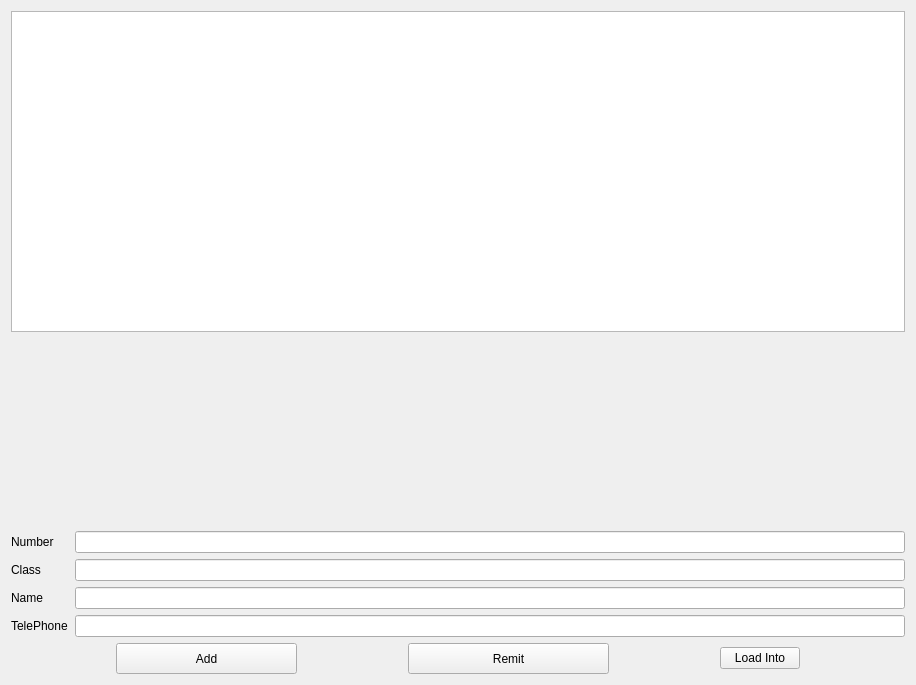
<?xml version="1.0" encoding="UTF-8"?>
<ui version="4.0">
 <class>MyWidget</class>
 <widget class="QWidget" name="MyWidget">
  <property name="geometry">
   <rect>
    <x>0</x>
    <y>0</y>
    <width>916</width>
    <height>685</height>
   </rect>
  </property>
  <property name="windowTitle">
   <string>MyWidget</string>
  </property>
  <layout class="QGridLayout" name="gridLayout_3">
   <item row="0" column="0">
    <widget class="QTableWidget" name="tableWidget">
     <property name="minimumSize">
      <size>
       <width>761</width>
       <height>321</height>
      </size>
     </property>
    </widget>
   </item>
   <item row="1" column="0">
    <spacer name="verticalSpacer">
     <property name="orientation">
      <enum>Qt::Orientation::Vertical</enum>
     </property>
     <property name="sizeHint" stdset="0">
      <size>
       <width>17</width>
       <height>185</height>
      </size>
     </property>
    </spacer>
   </item>
   <item row="2" column="0">
    <layout class="QGridLayout" name="gridLayout">
     <item row="0" column="0">
      <widget class="QLabel" name="label">
       <property name="minimumSize">
        <size>
         <width>47</width>
         <height>16</height>
        </size>
       </property>
       <property name="text">
        <string>Number</string>
       </property>
      </widget>
     </item>
     <item row="0" column="1">
      <widget class="QLineEdit" name="lineEdit_2">
       <property name="minimumSize">
        <size>
         <width>391</width>
         <height>21</height>
        </size>
       </property>
      </widget>
     </item>
     <item row="1" column="0">
      <widget class="QLabel" name="label_2">
       <property name="minimumSize">
        <size>
         <width>28</width>
         <height>16</height>
        </size>
       </property>
       <property name="text">
        <string>Class</string>
       </property>
      </widget>
     </item>
     <item row="1" column="1">
      <widget class="QLineEdit" name="lineEdit_3">
       <property name="minimumSize">
        <size>
         <width>391</width>
         <height>21</height>
        </size>
       </property>
      </widget>
     </item>
     <item row="2" column="0">
      <widget class="QLabel" name="label_3">
       <property name="minimumSize">
        <size>
         <width>35</width>
         <height>16</height>
        </size>
       </property>
       <property name="text">
        <string>Name</string>
       </property>
      </widget>
     </item>
     <item row="2" column="1">
      <widget class="QLineEdit" name="lineEdit_4">
       <property name="minimumSize">
        <size>
         <width>391</width>
         <height>21</height>
        </size>
       </property>
      </widget>
     </item>
     <item row="3" column="0">
      <widget class="QLabel" name="label_4">
       <property name="minimumSize">
        <size>
         <width>58</width>
         <height>16</height>
        </size>
       </property>
       <property name="text">
        <string>TelePhone</string>
       </property>
      </widget>
     </item>
     <item row="3" column="1">
      <widget class="QLineEdit" name="lineEdit_5">
       <property name="minimumSize">
        <size>
         <width>391</width>
         <height>21</height>
        </size>
       </property>
      </widget>
     </item>
    </layout>
   </item>
   <item row="3" column="0">
    <layout class="QGridLayout" name="gridLayout_2">
     <item row="0" column="0">
      <spacer name="horizontalSpacer">
       <property name="orientation">
        <enum>Qt::Orientation::Horizontal</enum>
       </property>
       <property name="sizeHint" stdset="0">
        <size>
         <width>48</width>
         <height>20</height>
        </size>
       </property>
      </spacer>
     </item>
     <item row="0" column="1">
      <widget class="QPushButton" name="pushButton">
       <property name="minimumSize">
        <size>
         <width>181</width>
         <height>31</height>
        </size>
       </property>
       <property name="text">
        <string>Add</string>
       </property>
      </widget>
     </item>
     <item row="0" column="2">
      <spacer name="horizontalSpacer_2">
       <property name="orientation">
        <enum>Qt::Orientation::Horizontal</enum>
       </property>
       <property name="sizeHint" stdset="0">
        <size>
         <width>88</width>
         <height>20</height>
        </size>
       </property>
      </spacer>
     </item>
     <item row="0" column="3">
      <widget class="QPushButton" name="pushButton_2">
       <property name="minimumSize">
        <size>
         <width>201</width>
         <height>31</height>
        </size>
       </property>
       <property name="text">
        <string>Remit</string>
       </property>
      </widget>
     </item>
     <item row="0" column="4">
      <spacer name="horizontalSpacer_3">
       <property name="orientation">
        <enum>Qt::Orientation::Horizontal</enum>
       </property>
       <property name="sizeHint" stdset="0">
        <size>
         <width>88</width>
         <height>20</height>
        </size>
       </property>
      </spacer>
     </item>
     <item row="0" column="5">
      <widget class="QPushButton" name="pushButton_3">
       <property name="text">
        <string>Load Into</string>
       </property>
      </widget>
     </item>
     <item row="0" column="6">
      <spacer name="horizontalSpacer_4">
       <property name="orientation">
        <enum>Qt::Orientation::Horizontal</enum>
       </property>
       <property name="sizeHint" stdset="0">
        <size>
         <width>68</width>
         <height>20</height>
        </size>
       </property>
      </spacer>
     </item>
    </layout>
   </item>
  </layout>
  <zorder>tableWidget</zorder>
  <zorder>verticalSpacer</zorder>
  <zorder>pushButton_3</zorder>
  <zorder>horizontalSpacer_3</zorder>
  <zorder>horizontalSpacer_4</zorder>
 </widget>
 <resources/>
 <connections/>
</ui>
